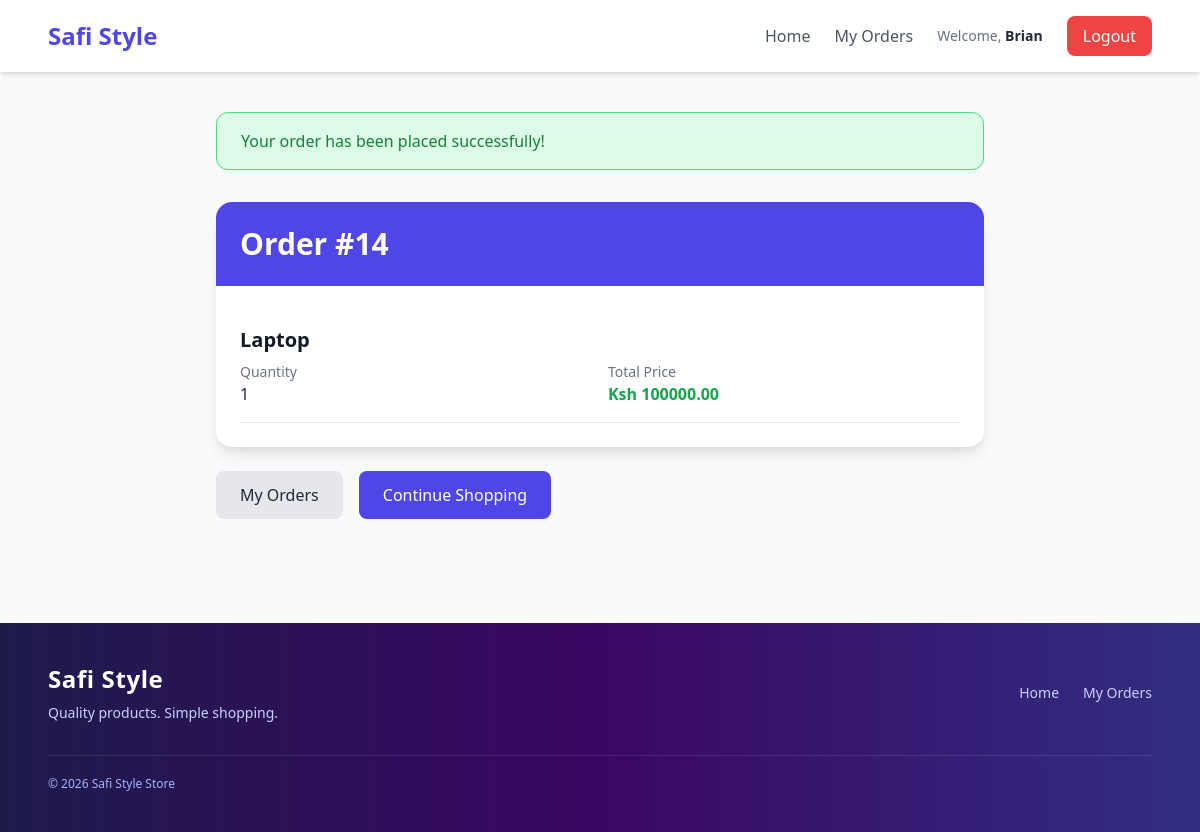
Page /orders/14/ (signed in) on the committed database.
### myapp/models.py (models this page shows, shortened)
class Order(models.Model):
    user = models.ForeignKey(
        User,
        on_delete=models.CASCADE
    )
    created_at = models.DateTimeField(
        auto_now_add=True
    )

class OrderItem(models.Model):
    order = models.ForeignKey(
        Order,
        on_delete=models.CASCADE
    )
    product = models.ForeignKey(
        Product,
        on_delete=models.CASCADE
    )
    quantity = models.PositiveIntegerField(default=1)
    def total_price(self):
        return self.product.price * self.quantity

class Product(models.Model):
    category = models.ForeignKey(
        Category,
        on_delete=models.CASCADE
    )
    name = models.CharField(max_length=200)
    price = models.DecimalField(
        max_digits=10,
        decimal_places=2
    )
    image = models.ImageField(
        upload_to='products/',
        blank=True,
        null=True
    )

### myapp/views.py (the view)
@login_required
def order_detail(request, pk):
    order = get_object_or_404(
        Order,
        pk=pk,
        user=request.user
    )
    return render(
        request,
        "order_detail.html",
        {"order": order}
    )

### myapp/templates/order_detail.html
{% extends 'base.html' %}
{% block content %}
<div class="max-w-3xl mx-auto">
    <div class="bg-green-100 border border-green-400 text-green-700 px-6 py-4 rounded-xl mb-8 shadow-sm">
         Your order has been placed successfully!
    </div>
    <div class="bg-white rounded-2xl shadow-lg overflow-hidden">
        <div class="bg-indigo-600 text-white p-6">
            <h1 class="text-3xl font-bold">
                Order #{{ order.id }}
            </h1>
        </div>
        <div class="p-6">
            {% for item in order.orderitem_set.all %}
            <div class="border-b border-gray-200 py-4">
                <h2 class="text-xl font-semibold text-gray-900 mb-2">
                    {{ item.product.name }}
                </h2>
                <div class="grid grid-cols-2 gap-4">
                    <div>
                        <p class="text-gray-500 text-sm">
                            Quantity
                        </p>
                        <p class="font-medium">
                            {{ item.quantity }}
                        </p>
                    </div>
                    <div>
                        <p class="text-gray-500 text-sm">
                            Total Price
                        </p>
                        <p class="font-bold text-green-600">
                            Ksh {{ item.total_price }}
                        </p>
                    </div>
                </div>
            </div>
            {% empty %}
            <p class="text-gray-500">
                No items found in this order.
            </p>
            {% endfor %}
        </div>
    </div>
    <div class="mt-6 flex gap-4">
        <a href="{% url 'order_list' %}"
           class="bg-gray-200 text-gray-800 px-6 py-3 rounded-lg hover:bg-gray-300 transition">
            My Orders
        </a>
        <a href="{% url 'product_list' %}"
           class="bg-indigo-600 text-white px-6 py-3 rounded-lg hover:bg-indigo-700 transition">
            Continue Shopping
        </a>
    </div>
</div>
{% endblock %}

### myapp/templates/base.html (shortened to what this page needs)
<!DOCTYPE html>
<html lang="en">
<head>
<script src="https://cdn.tailwindcss.com"></script>
</head>
<body class="bg-gray-50 text-gray-800 min-h-screen">
<nav class="bg-white shadow-md">
    <div class="max-w-6xl mx-auto px-6 py-4 flex items-center justify-between">
        <a href="/" class="text-2xl font-bold text-indigo-600">
            Safi Style
        </a>
        <div class="flex items-center gap-6">
            <a href="/"
               class="text-gray-600 hover:text-indigo-600 font-medium transition">
                Home
            </a>
            {% if user.is_authenticated %}
                <a href="/orders/"
                   class="text-gray-600 hover:text-indigo-600 font-medium transition">
                    My Orders
                </a>
                <span class="text-sm text-gray-500">
                    Welcome, <strong class="text-gray-800">{{ user.username }}</strong>
                </span>
                <a href="{% url 'logout' %}"
                   class="bg-red-500 text-white px-4 py-2 rounded-lg hover:bg-red-600 transition">
                    Logout
                </a>
            {% endif %}
        </div>
    </div>
</nav>
<main class="max-w-6xl mx-auto px-6 py-10">
    {% block content %}
    {% endblock %}
</main>
<footer class="bg-gradient-to-r from-indigo-950 via-purple-950 to-indigo-900 text-white mt-16">
    <div class="max-w-6xl mx-auto px-6 py-10">
    <div class="flex flex-col md:flex-row items-center justify-between gap-6">
        <div class="text-center md:text-left">
            <div class="flex items-center justify-center md:justify-start gap-3 mb-2">
                <h3 class="text-2xl font-bold tracking-wide">
                    Safi Style
                </h3>
            </div>
            <p class="text-indigo-200 text-sm">
                Quality products. Simple shopping.
            </p>
        </div>
        <div class="flex items-center gap-6 text-sm">
            <a href="/" class="text-indigo-200 hover:text-white transition">
                Home
            </a>
            {% if user.is_authenticated %}
                <a href="/orders/" class="text-indigo-200 hover:text-white transition">
                    My Orders
                </a>
            {% endif %}
        </div>
    </div>
    <div class="border-t border-white/10 mt-8 pt-5 flex flex-col sm:flex-row items-center justify-between gap-2">
        <p class="text-xs text-indigo-300">
            &copy; 2026 Safi Style Store
        </p>
    </div>
</div>
</footer>
</body>
</html>

### rows in the picture
Order: id "14"
OrderItem: product.name "Laptop", quantity "1", total_price "100000.00"

### other values in the picture
{{ user.username }} "Brian"
